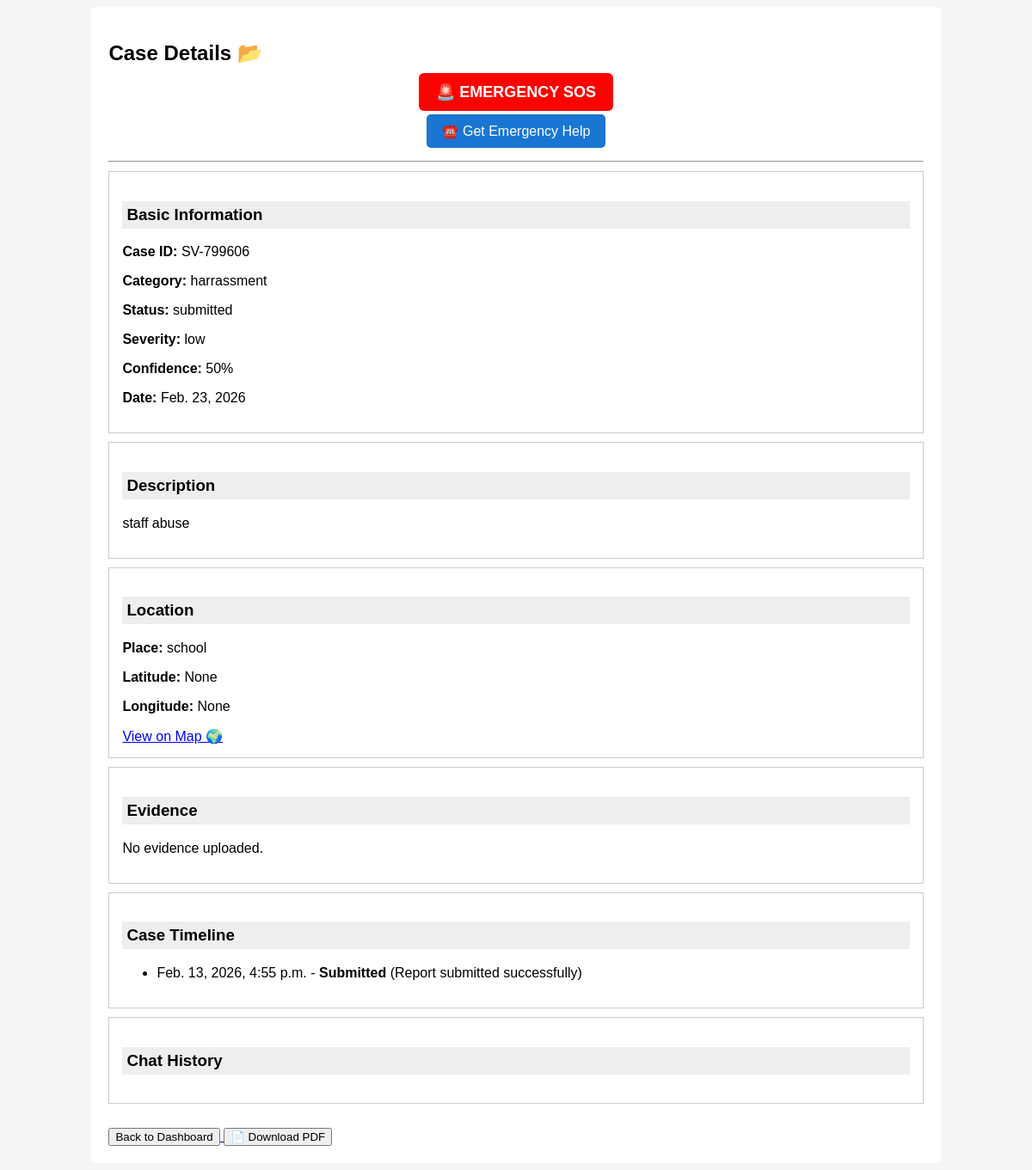
Screenshot of /case/SV-799606/ (signed in) with the database file from the repository.
### reports/models.py (models this page shows, shortened)
class Report(models.Model):
    email = models.EmailField(null=True, blank=True)
    is_emergency = models.BooleanField(default=False)
    STATUS_CHOICES = [
        ('submitted', 'Submitted'),
        ('review', 'Under Review'),
        ('investigation', 'Investigation'),
        ('action', 'Action Taken'),
        ('closed', 'Closed'),
    ]
    SEVERITY_CHOICES = [
        ('low', 'Low'),
        ('medium', 'Medium'),
        ('high', 'High'),
    ]
    id = models.UUIDField(primary_key=True, default=uuid.uuid4, editable=False)
    case_id = models.CharField(max_length=20, unique=True)
    category = models.CharField(max_length=100)
    description = models.TextField()
    incident_date = models.DateField(null=True, blank=True)
    location = models.CharField(max_length=200)
    latitude = models.FloatField(null=True, blank=True)
    longitude = models.FloatField(null=True, blank=True)
    evidence = models.FileField(
        upload_to='evidence/',
        null=True,
        blank=True
    )
    severity = models.CharField(
        max_length=10,
        choices=SEVERITY_CHOICES,
        default='low'
    )
    confidence_score = models.IntegerField(default=0)
    status = models.CharField(
        max_length=20,
        choices=STATUS_CHOICES,
        default='submitted'
    )
    burn_flag = models.BooleanField(default=False)
    created_at = models.DateTimeField(auto_now_add=True)

class StatusLog(models.Model):
    report = models.ForeignKey(
        Report,
        on_delete=models.CASCADE,
        related_name='status_logs'
    )
    status = models.CharField(max_length=50)
    note = models.TextField(blank=True)
    timestamp = models.DateTimeField(auto_now_add=True)

### reports/views.py (the view)
# urls.py: path('case/<str:case_id>/', views.case_detail, name='case_detail'),
@staff_member_required
def case_detail(request, case_id):
    report = get_object_or_404(Report, case_id=case_id)
    messages = Message.objects.filter(report=report).order_by("timestamp")
    logs = report.status_logs.all().order_by("timestamp")
    return render(request, "reports/case_detail.html", {
        "report": report,
        "messages": messages,
        "logs": logs,
    })

### templates/reports/case_detail.html (shortened to what this page needs)
<!DOCTYPE html>
<html>
<head>
</head>
<body>
<div class="container">
<h2>Case Details 📂</h2>
<div style="text-align:center; margin:15px 0;">
    <a href="/sos/{{ report.case_id }}/"
       style="color:white;
              background:red;
              padding:12px 20px;
              border-radius:6px;
              font-size:18px;
              font-weight:bold;
              text-decoration:none;"
       onclick="return confirm('Are you in danger? Trigger SOS?')">
       🚨 EMERGENCY SOS
    </a>
<div style="text-align:center; margin:15px 0;">
    <button onclick="showHelp()"
        style="background:#1976d2;color:white;
               padding:10px 18px;
               border:none;border-radius:5px;
               font-size:16px;cursor:pointer;">
        ☎️ Get Emergency Help
    </button>
</div>
</div>
<hr>
<div class="box">
<h3>Basic Information</h3>
<p><b>Case ID:</b> {{ report.case_id }}</p>
<p><b>Category:</b> {{ report.category }}</p>
<p><b>Status:</b> {{ report.status }}</p>
<p><b>Severity:</b> {{ report.severity }}</p>
<p><b>Confidence:</b> {{ report.confidence_score }}%</p>
<p><b>Date:</b> {{ report.incident_date }}</p>
</div>
<div class="box">
<h3>Description</h3>
<p>{{ report.description }}</p>
</div>
<div class="box">
<h3>Location</h3>
<p><b>Place:</b> {{ report.location }}</p>
<p><b>Latitude:</b> {{ report.latitude }}</p>
<p><b>Longitude:</b> {{ report.longitude }}</p>
<a href="https://www.google.com/maps?q={{ report.latitude }},{{ report.longitude }}"
   target="_blank">
   View on Map 🌍
</a>
</div>
<div class="box">
<h3>Evidence</h3>
{% if report.evidence %}
    <a href="{{ report.evidence.url }}" target="_blank">
        View File 📎
    </a>
{% else %}
    <p>No evidence uploaded.</p>
{% endif %}
</div>
<div class="box">
<h3>Case Timeline</h3>
<ul>
{% for log in logs %}
    <li>
        {{ log.timestamp }} - <b>{{ log.status }}</b> ({{ log.note }})
    </li>
{% endfor %}
</ul>
</div>
<div class="box">
<h3>Chat History</h3>
</div>
<br>
<a href="/dashboard/">
    <button>Back to Dashboard</button>
</a>
<a href="/pdf/{{ report.case_id }}/">
    <button>📄 Download PDF</button>
</a>
</div>
</body>
</html>

### templates/reports/case_detail.html (style rules this page uses)
body { font-family: Arial; background: #f5f5f5; }
.container { width: 80%; margin: auto; background: white; padding: 20px; border-radius: 6px; }
.box { border: 1px solid #ccc; padding: 15px; margin: 10px 0; }
h3 { background: #eee; padding: 5px; }

### rows the page displays
Report: case_id "SV-799606", category "harrassment", status "submitted", severity "low", confidence_score "50", incident_date "Feb. 23, 2026", description "staff abuse", location "school", latitude "None", longitude "None"
StatusLog: timestamp "Feb. 13, 2026, 4:55 p.m.", status "Submitted", note "Report submitted successfully"
